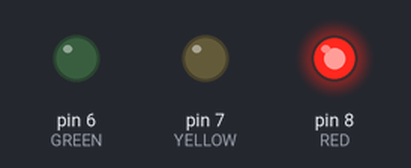
A sketch run on a simulated Arduino Uno, built with avr-gcc and run on an emulated ATmega328P. On the bench: output pins drawn as LEDs (lit = HIGH). What the sketch prints to the serial monitor is not drawn.

Above: at 1.5 s.
At 3.03 s:
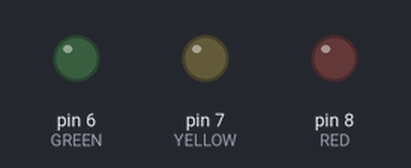
At 4.5 s:
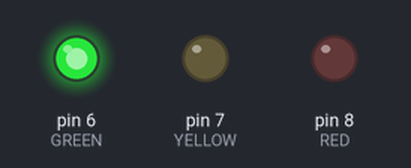
At 7.6 s:
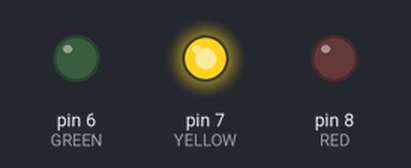
Timing chart, 0 to 11.9 s (numbered marks = the images above):
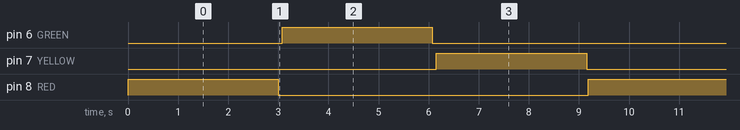

Measured:
- by itself, pin 6 (GREEN), pin 7 (YELLOW), pin 8 (RED): alternates HIGH for 3.0 s and LOW for 6.2 s
- by itself, everything shown: repeats every 9.2 s, in 6 steps

The sketch:

GomezAlexander_DEBER5.4_SE.ino
```cpp
 /*
 *NOMBRE:GOMEZ ALEXANDER
 *DEBER 5.4
 *SEMAFORO
 */

#include <Arduino_FreeRTOS.h> // librería de RTOS
#define RED 8
#define YELLOW 7
#define GREEN 6
//objeto del gestor tareas
typedef int TaskProfiler;
TaskProfiler semaforoProfiler;
void setup() {
Serial.begin(9600);
Serial.println("Gomez Alexander");
//crear las rutinas de cada tarea
xTaskCreate(semaforoControllerTask,"semaforo Task",100,NULL,1,NULL); //rutina,nombre,memoria,NULL,prioridad,NULL
}
void semaforoControllerTask(void *pvParameters){//tarea 1
  pinMode(RED,OUTPUT);
  pinMode(GREEN,OUTPUT);
  pinMode(YELLOW,OUTPUT);
  while(1){
      //Serial.println("Proceso led rojo");
      semaforoProfiler++;
      Serial.print("Vuelta:");
      Serial.println(semaforoProfiler);
      digitalWrite(RED,HIGH);
      vTaskDelay(200);
      digitalWrite(RED,LOW);
      vTaskDelay(5);
       digitalWrite(GREEN,HIGH);
      vTaskDelay(200);
      digitalWrite(GREEN,LOW);
      vTaskDelay(5);
       digitalWrite(YELLOW,HIGH);
      vTaskDelay(200);
      digitalWrite(YELLOW,LOW);
      vTaskDelay(2);

    }
}
void loop() {
}
```
